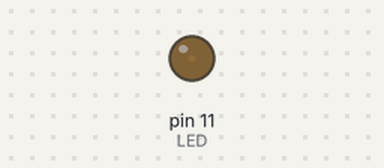
A sketch run on a simulated Arduino Uno, built with avr-gcc and run on an emulated ATmega328P. Shown: output pins drawn as LEDs (lit = HIGH).

Above: at 0.05 s.
At 3.55 s:
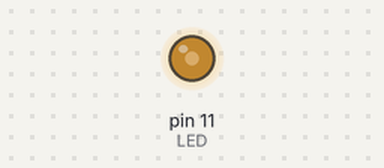
At 7.15 s:
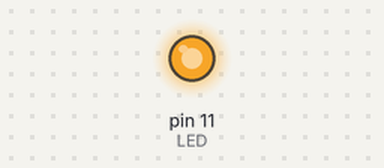
At 14.35 s:
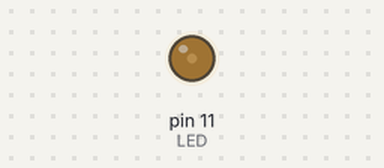
Timing chart, 0 to 21.3 s (numbered marks = the images above):
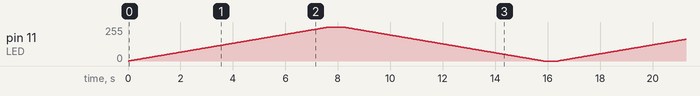

The sketch:

4.ino
```cpp
int LED=11;
int i;

void setup()
{

pinMode(LED,OUTPUT);

}

void loop()
{
for(i=0;i<=255;i++)
{
  analogWrite(LED,i);
  delay(30);
}
delay(500);
for(i=255;i>=0;i--)
{
  analogWrite(LED,i);
  delay(30);

}
  delay(500);
}
```
